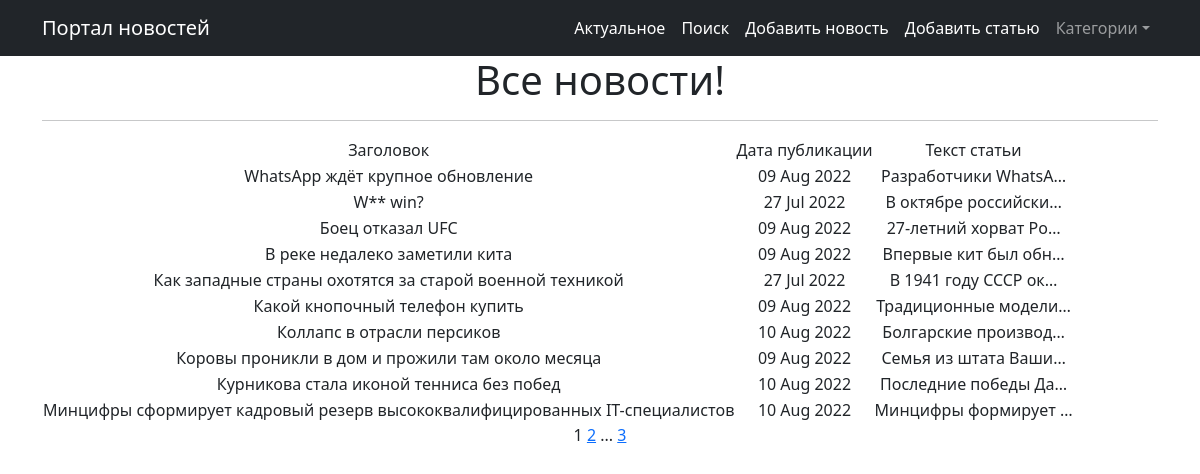
Page /news/ on the committed database.
### newsportal_app/models.py (models this page shows, shortened)
class Post(models.Model):
    author = models.ForeignKey(Author, on_delete=models.CASCADE)
    categoryType = models.CharField(max_length=2)
    dateCreation = models.DateTimeField(auto_now_add=True)
    postCategory = models.ManyToManyField(Category, through='PostCategory')
    title = models.CharField(max_length=128)
    text = models.TextField()
    rating = models.SmallIntegerField(default=0)

### newsportal_app/views.py (the view)
# urls.py: path('', PostList.as_view(), name='post_list'),
class PostList(ListView):
    model = Post
    ordering = 'title'
    template_name = 'posts.html'
    context_object_name = 'posts'
    paginate_by = 10
    def get_queryset(self):
        queryset = super().get_queryset()
        self.filterset = PostFilter(self.request.GET, queryset)
        return self.filterset.qs
    def get_context_data(self, **kwargs):
        context = super().get_context_data(**kwargs)
        context['filterset'] = self.filterset
        return context

### newsportal_app/templatetags/bad_words.py (called while the page is built)
@register.filter()
def censor(value):
    for word in black_list_word:
       if word.lower() in black_list_word:
            value = value.replace(word[1:], '*' * (len(word) - 1))
    return value

### templates/posts.html (shortened to what this page needs)
{% extends 'flatpages/default.html' %}
{% load bad_words %}
{% block content %}
   <h1>Все новости!</h1>
    <hr>
   {% if posts %}
       <table>
           <tr>
               <td>Заголовок</td>
               <td>Дата публикации</td>
               <td>Текст статьи</td>
           </tr>
          {% for post in posts %}
           <tr>
               <td>{{ post.title|censor }}</td>
               <td>{{ post.dateCreation|date:'d M Y' }}</td>
               <td>{{ post.text|truncatechars:20|censor }}</td>
           </tr>
           {% endfor %}
       </table>
   {% else %}
       <h2>Постов нет!</h2>
   {% endif %}
    {{ page_obj.number }}
   {% if page_obj.has_next %}
       <a href="?page={{ page_obj.next_page_number }}">{{ page_obj.next_page_number }}</a>
       {% if paginator.num_pages != page_obj.next_page_number %}
           ...
           <a href="?page={{ page_obj.paginator.num_pages }}">{{ page_obj.paginator.num_pages }}</a>
       {% endif %}
   {% endif %}
{% endblock content %}

### rows in the picture
Post: title|censor "WhatsApp ждёт крупное обновление", dateCreation "09 Aug 2022", text|censor "Разработчики WhatsA…"
Post: title|censor "W** win?", dateCreation "27 Jul 2022", text|censor "В октябре российски…"
Post: title|censor "Боец отказал UFC", dateCreation "09 Aug 2022", text|censor "27-летний хорват Ро…"
Post: title|censor "В реке недалеко заметили кита", dateCreation "09 Aug 2022", text|censor "Впервые кит был обн…"
Post: title|censor "Как западные страны охотятся за старой военной техникой", dateCreation "27 Jul 2022", text|censor "В 1941 году СССР ок…"
Post: title|censor "Какой кнопочный телефон купить", dateCreation "09 Aug 2022", text|censor "Традиционные модели…"
Post: title|censor "Коллапс в отрасли персиков", dateCreation "10 Aug 2022", text|censor "Болгарские производ…"
Post: title|censor "Коровы проникли в дом и прожили там около месяца", dateCreation "09 Aug 2022", text|censor "Семья из штата Ваши…"
Post: title|censor "Курникова стала иконой тенниса без побед", dateCreation "10 Aug 2022", text|censor "Последние победы Да…"
Post: title|censor "Минцифры сформирует кадровый резерв высококвалифицированных IT-специалистов", dateCreation "10 Aug 2022", text|censor "Минцифры формирует …"

### other values in the picture
{{ page_obj.number }} "1"
{{ page_obj.next_page_number }} "2"
{{ page_obj.paginator.num_pages }} "3"
